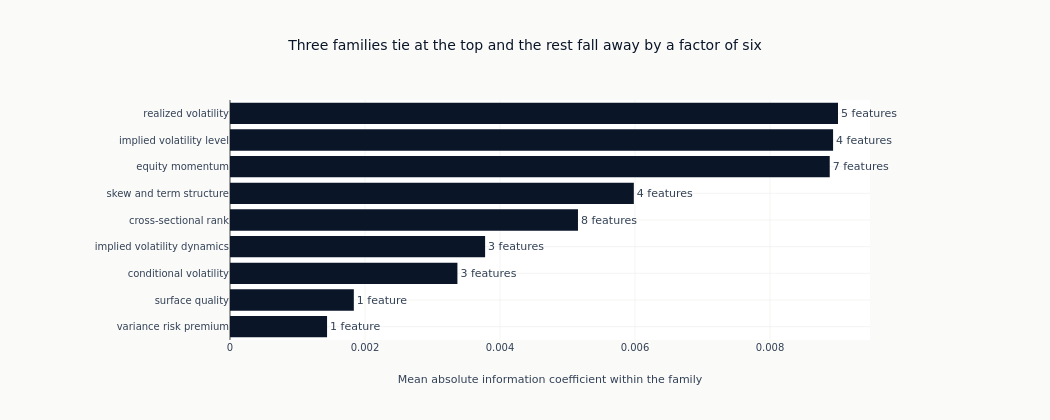

Notebook code for this chart:
### Markdown cell above
### How the families compare

The register groups the candidates by what they are built from and what they are
supposed to capture, so the natural next question is whether any of those groups
does better than the others. The bars are the average absolute mean information
coefficient within each family, with the number of features behind each average
on the bar - an average over one feature is not evidence about a family.

### Code cell
family_rows = []
for fam in sorted(set(families.values())):
    ics = [
        ic_results[f]["mean_ic"]
        for f in ic_results
        if families.get(f) == fam and ic_results[f]["mean_ic"] is not None
    ]
    if not ics:
        continue
    family_rows.append(
        {
            "family": fam,
            "n": len(ics),
            "avg_abs_ic": float(np.mean([abs(ic) for ic in ics])),
            "n_fdr_sig": sum(1 for f in ic_results if families.get(f) == fam and f in fdr_sig_set),
        }
    )
if family_rows:
    fam_df = pl.DataFrame(family_rows).sort("avg_abs_ic")
    fig = go.Figure(
        go.Bar(
            x=fam_df["avg_abs_ic"].to_list(),
            y=fam_df["family"].to_list(),
            orientation="h",
            marker_color=COLORS["blue"],
            text=[f"{n} feature{'s' if n != 1 else ''}" for n in fam_df["n"].to_list()],
            textposition="outside",
            cliponaxis=False,
        )
    )
    fig.update_layout(
        title="Three families tie at the top and the rest fall away by a factor of six",
        xaxis_title="Mean absolute information coefficient within the family",
        height=420,
        width=1050,
        margin={"l": 230, "r": 180},
        showlegend=False,
    )
    fig.show()

### Figure 1 — Plotly figure (JSON) as saved in the notebook; plotly's stock layout.template omitted (floating-point values rounded to 4 significant figures)
{"data": [{"cliponaxis": false, "marker": {"color": "#0a1628"}, "orientation": "h", "text": ["1 feature", "1 feature", "3 features", "3 features", "8 features", "4 features", "7 features", "4 features", "5 features"], "textposition": "outside", "type": "bar", "x": [0.001438, 0.001835, 0.003369, 0.003779, 0.005155, 0.005982, 0.008885, 0.008934, 0.009007], "y": ["variance risk premium", "surface quality", "conditional volatility", "implied volatility dynamics", "cross-sectional rank", "skew and term structure", "equity momentum", "implied volatility level", "realized volatility"]}], "layout": {"height": 420, "margin": {"l": 230, "r": 180}, "showlegend": false, "title": {"text": "Three families tie at the top and the rest fall away by a factor of six"}, "width": 1050, "xaxis": {"title": {"text": "Mean absolute information coefficient within the family"}}}}
